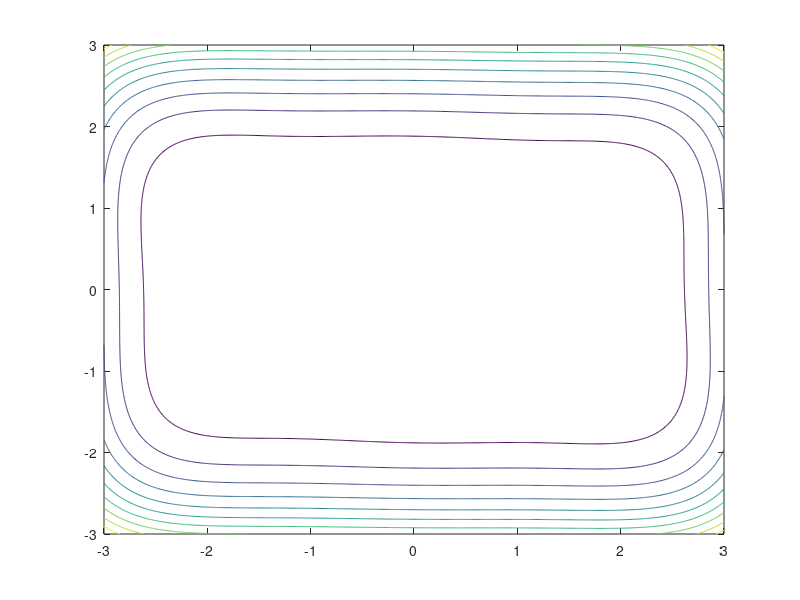

MATLAB code for this plot:

x1 = -3:0.01:3;
x2 = x1;
[x1, x2] = meshgrid(x1,x2); % racsot definialunk

f = 4*x1.^2-2.1*x1.^4+1/3*x1.^6+x1.*x2-4*x2.^2+4*x2.^4; % hatpupu tevehat fuggveny

contour(x1,x2,f) % Kirajzolunk nehany szintvonalt
